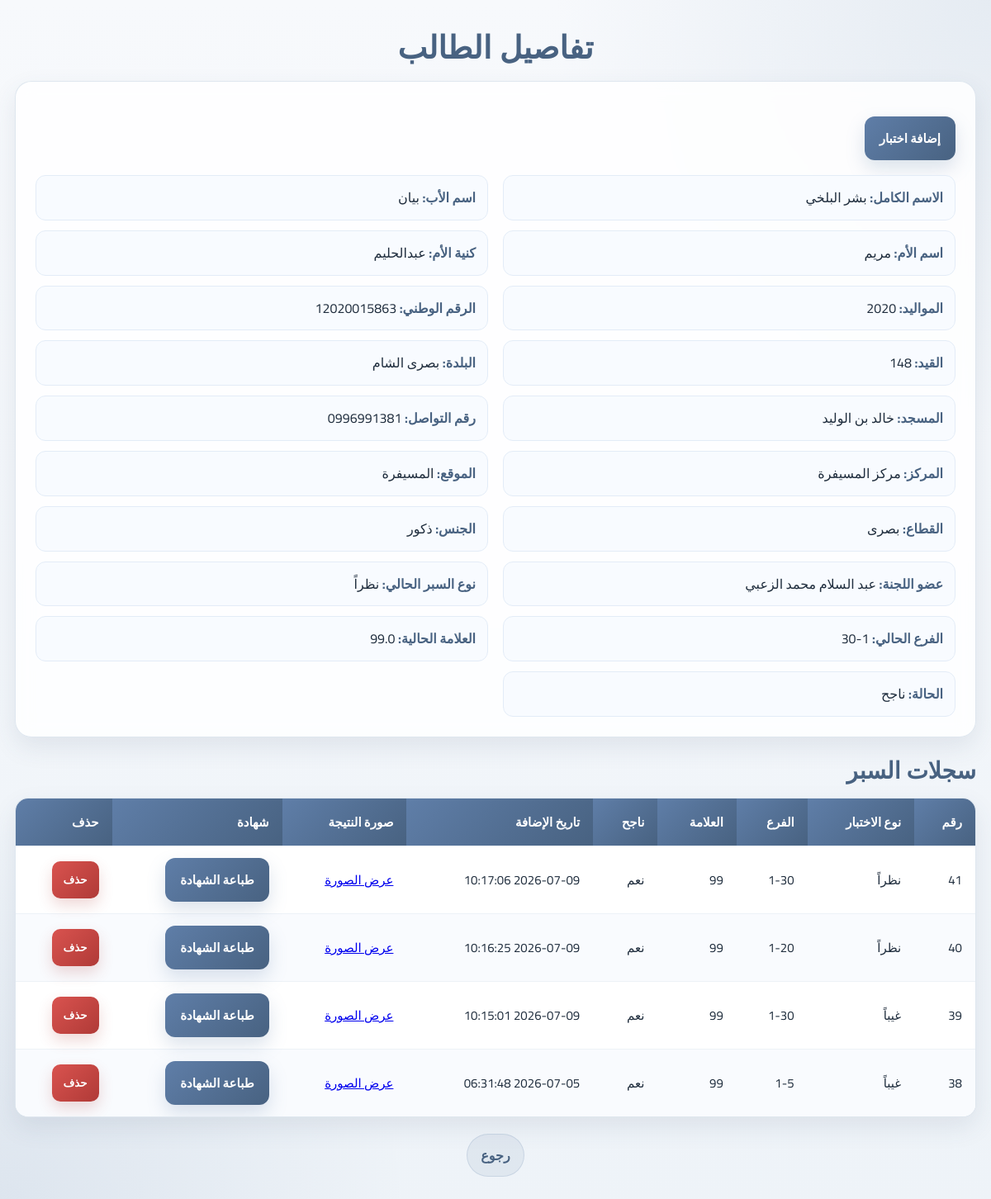
Screenshot of /member/students/12 (signed in) with the database file from the repository.
### tables this page shows
CREATE TABLE students (
                id INTEGER PRIMARY KEY AUTOINCREMENT,
                full_name TEXT,
                father_name TEXT,
                mother_name TEXT,
                mother_kunya TEXT,
                birth_date TEXT,
                national_id TEXT,
                family_book TEXT,
                town TEXT,
                secondary_type TEXT,
                phone_number TEXT,
                exam_type TEXT,
                center_id INTEGER,
                committee_member_id INTEGER
            , level TEXT, mark REAL, status TEXT DEFAULT 'pending', mosque_name TEXT);

CREATE TABLE centers (
    id INTEGER PRIMARY KEY AUTOINCREMENT,
    center_name TEXT NOT NULL,
    location TEXT NOT NULL,
    mosque_name TEXT,
    sector TEXT,
    gender_type TEXT NOT NULL
);

CREATE TABLE committee_members (
    id INTEGER PRIMARY KEY AUTOINCREMENT,
    user_id INTEGER NOT NULL,
    full_name TEXT NOT NULL,
    mother_name TEXT,
    mother_kunya TEXT,
    birth_date TEXT,
    national_id TEXT,
    family_book TEXT,
    town TEXT,
    education TEXT,
    sharia_education TEXT,
    quran_ijazat TEXT,
    center_id INTEGER NOT NULL,
    FOREIGN KEY (user_id) REFERENCES users (id),
    FOREIGN KEY (center_id) REFERENCES centers (id)
);

CREATE TABLE exam_records (
    id INTEGER PRIMARY KEY AUTOINCREMENT,
    student_id INTEGER NOT NULL,
    exam_type TEXT NOT NULL,
    level TEXT,
    mark INTEGER NOT NULL,
    passed INTEGER NOT NULL DEFAULT 0,
    created_at TEXT DEFAULT CURRENT_TIMESTAMP, exam_datetime TEXT, location TEXT, result_image TEXT, memorized_parts TEXT,
    FOREIGN KEY (student_id) REFERENCES "students_old" (id)
);

### app.py (the view, shortened to what this page needs)
@app.route("/member/students/<int:student_id>")
@admin_or_committee_required
def member_student_detail(student_id):
    conn = get_db_connection()
    if session.get("role") == "admin":
        student = conn.execute("""
            SELECT
                s.id,
                s.full_name,
                s.father_name,
                s.mother_name,
                s.mother_kunya,
                s.birth_date,
                s.national_id,
                s.family_book,
                s.town,
                s.phone_number,
                s.exam_type,
                s.level,
                s.mark,
                s.status,
                s.center_id,
                s.committee_member_id,
                s.mosque_name AS student_mosque_name,
                c.center_name,
                c.location,
                c.sector,
                c.gender_type,
                cm.full_name AS committee_name
            FROM students s
            JOIN centers c ON s.center_id = c.id
            JOIN committee_members cm ON s.committee_member_id = cm.id
            WHERE s.id = ?
        """, (student_id,)).fetchone()
        back_url = url_for("students")
    if not student:
        conn.close()
        abort(404)
    exams = conn.execute("""
        SELECT *
        FROM exam_records
        WHERE student_id = ?
        ORDER BY created_at DESC
    """, (student_id,)).fetchall()
    conn.close()
    return render_template(
        "student_detail.html",
        student=student,
        exams=exams,
        back_url=back_url
    )

### app.py (called while the page is built)
def get_db_connection():
    conn = sqlite3.connect(DB_NAME)
    conn.row_factory = sqlite3.Row
    return conn

def admin_or_committee_required(f):
    @wraps(f)
    def wrapper(*args, **kwargs):
        if "user_id" not in session:
            return redirect(url_for("login"))
        if session.get("role") not in ["admin", "committee_member"]:
            abort(403)
        return f(*args, **kwargs)
    return wrapper

### templates/student_detail.html (shortened to what this page needs)
<!DOCTYPE html>
<html lang="ar">
<head>
</head>
<body>
  <div class="container">
    <h1>تفاصيل الطالب</h1>
    <div class="panel">
      <div class="btn-row">
        <a class="btn" href="{{ url_for('add_student_exam', student_id=student['id']) }}">إضافة اختبار</a>
      </div>
      <div class="info-grid" style="margin-top:18px;">
        <div class="info-item"><strong>الاسم الكامل:</strong> {{ student['full_name'] }}</div>
        <div class="info-item"><strong>اسم الأب:</strong> {{ student['father_name'] }}</div>
        <div class="info-item"><strong>اسم الأم:</strong> {{ student['mother_name'] }}</div>
        <div class="info-item"><strong>كنية الأم:</strong> {{ student['mother_kunya'] }}</div>
        <div class="info-item"><strong>المواليد:</strong> {{ student['birth_date'] }}</div>
        <div class="info-item"><strong>الرقم الوطني:</strong> {{ student['national_id'] }}</div>
        <div class="info-item"><strong>القيد:</strong> {{ student['family_book'] }}</div>
        <div class="info-item"><strong>البلدة:</strong> {{ student['town'] }}</div>
        <div class="info-item"><strong>المسجد:</strong> {{ student['student_mosque_name'] if student['student_mosque_name'] else '-' }}</div>
        <div class="info-item"><strong>رقم التواصل:</strong> {{ student['phone_number'] }}</div>
        <div class="info-item"><strong>المركز:</strong> {{ student['center_name'] }}</div>
        <div class="info-item"><strong>الموقع:</strong> {{ student['location'] }}</div>
        <div class="info-item"><strong>القطاع:</strong> {{ student['sector'] }}</div>
        <div class="info-item"><strong>الجنس:</strong> {{ student['gender_type'] }}</div>
        <div class="info-item"><strong>عضو اللجنة:</strong> {{ student['committee_name'] }}</div>
        <div class="info-item"><strong>نوع السبر الحالي:</strong> {{ student['exam_type'] if student['exam_type'] else '-' }}</div>
        <div class="info-item"><strong>الفرع الحالي:</strong> {{ student['level'] if student['level'] else '-' }}</div>
        <div class="info-item"><strong>العلامة الحالية:</strong> {{ student['mark'] if student['mark'] is not none else '-' }}</div>
        <div class="info-item"><strong>الحالة:</strong> {{ student['status'] if student['status'] else '-' }}</div>
      </div>
    </div>
    <h2>سجلات السبر</h2>
    <div class="table-wrap">
      <table>
        <thead>
          <tr>
            <th>رقم</th>
            <th>نوع الاختبار</th>
            <th>الفرع</th>
            <th>العلامة</th>
            <th>ناجح</th>
            <th>تاريخ الإضافة</th>
            <th>صورة النتيجة</th>
            <th>شهادة</th>
            <th>حذف</th>
          </tr>
        </thead>
        <tbody>
          {% for exam in exams %}
          <tr>
            <td>{{ exam['id'] }}</td>
            <td>{{ exam['exam_type'] }}</td>
            <td>{{ exam['level'] }}</td>
            <td>{{ exam['mark'] }}</td>
            <td>{% if exam['passed'] == 1 %}نعم{% else %}لا{% endif %}</td>
            <td>{{ exam['created_at'] }}</td>
            <td>
              {% if exam['result_image'] %}
                <a href="{{ url_for('static', filename=exam['result_image']) }}" target="_blank">عرض الصورة</a>
              {% else %}
                -
              {% endif %}
            </td>
            <td>
              {% if exam['passed'] == 1 %}
                <a class="btn" href="{{ url_for('student_certificate', student_id=student['id'], exam_id=exam['id']) }}">طباعة الشهادة</a>
              {% else %}
                -
              {% endif %}
            </td>
            <td>
              <form method="post" action="{{ url_for('delete_student_exam', exam_id=exam['id']) }}" onsubmit="return confirm('هل أنت متأكد من حذف هذا الاختبار؟');">
                <button type="submit" class="delete-btn">حذف</button>
              </form>
            </td>
          </tr>
          {% endfor %}
        </tbody>
      </table>
    </div>
    <div class="back-link">
      <a href="{{ back_url or url_for('students') }}">رجوع</a>
    </div>
  </div>
</body>
</html>

### templates/student_detail.html (style rules this page uses)
:root { --bg: #f4f7fb; --surface: rgba(255, 255, 255, 0.86); --surface-strong: #ffffff; --primary: #5f7ea8; --primary-dark: #486281; --accent: #8aa6c1; --text: #1f2d3d; --muted: #6b7b8c; --border: #dce5ee; --shadow: 0 12px 30px rgba(57, 82, 110, 0.10); --shadow-hover: 0 18px 36px rgba(57, 82, 110, 0.16); --radius: 20px; }
* { box-sizing: border-box; }
body { margin: 0; min-height: 100vh; direction: rtl; font-family: "Cairo", "Amiri", "Arial", sans-serif; color: var(--text); background: radial-gradient(circle at top right, rgba(138, 166, 193, 0.16), transparent 28%), radial-gradient(circle at bottom left, rgba(95, 126, 168, 0.12), transparent 26%), linear-gradient(180deg, #f7f9fc 0%, #eef3f8 100%); }
.container { max-width: 1200px; margin: 0 auto; padding: 36px 18px 40px; }
h1, h2 { font-family: "Amiri", "Cairo", serif; color: var(--primary-dark); margin: 0 0 16px; font-weight: 700; }
h1 { font-size: 38px; text-align: center; }
h2 { font-size: 28px; margin-top: 24px; }
.panel { background: var(--surface); backdrop-filter: blur(10px); border: 1px solid rgba(220, 229, 238, 0.9); border-radius: var(--radius); box-shadow: var(--shadow); padding: 24px; margin-top: 18px; }
.info-grid { display: grid; grid-template-columns: repeat(2, minmax(0, 1fr)); gap: 12px 18px; }
.info-item { background: #f8fbff; border: 1px solid #e3ecf7; border-radius: 12px; padding: 12px 14px; color: var(--text); font-size: 16px; line-height: 1.8; }
.info-item strong { color: var(--primary-dark); }
.btn { display: inline-flex; align-items: center; justify-content: center; text-decoration: none; border: none; cursor: pointer; padding: 12px 18px; border-radius: 12px; font-weight: 700; font-size: 15px; color: #fff; background: linear-gradient(135deg, var(--primary) 0%, var(--primary-dark) 100%); box-shadow: 0 10px 22px rgba(95, 126, 168, 0.22); transition: transform 0.2s ease, box-shadow 0.2s ease; font-family: "Cairo", "Amiri", sans-serif; }
.btn-row { margin: 18px 0 0; display: flex; justify-content: flex-start; gap: 10px; flex-wrap: wrap; }
.table-wrap { overflow-x: auto; border-radius: 16px; border: 1px solid rgba(220, 229, 238, 0.9); box-shadow: var(--shadow); background: var(--surface-strong); margin-top: 14px; }
table { width: 100%; border-collapse: collapse; min-width: 1000px; background: #fff; }
thead th { background: linear-gradient(135deg, var(--primary) 0%, var(--primary-dark) 100%); color: #fff; text-align: right; padding: 14px 16px; font-size: 15px; font-weight: 700; white-space: nowrap; }
tbody td { border-top: 1px solid #edf2f7; padding: 14px 16px; font-size: 15px; color: var(--text); vertical-align: middle; white-space: nowrap; }
tbody tr:nth-child(even) { background: #f9fbfe; }
.delete-btn { background: linear-gradient(135deg, #d9534f 0%, #b03a37 100%); color: #fff; border: none; border-radius: 10px; padding: 10px 14px; cursor: pointer; font-weight: 700; font-family: "Cairo", "Amiri", sans-serif; box-shadow: 0 8px 18px rgba(176, 58, 55, 0.20); }
.back-link { margin-top: 20px; text-align: center; }
.back-link a { color: var(--primary-dark); text-decoration: none; font-weight: 700; padding: 10px 16px; border-radius: 999px; background: rgba(95, 126, 168, 0.10); border: 1px solid rgba(95, 126, 168, 0.18); display: inline-block; transition: background 0.2s ease, transform 0.2s ease; }

### rows the page displays
students: full_name "بشر البلخي", father_name "بيان", mother_name "مريم", mother_kunya "عبدالحليم", birth_date "2020", national_id "12020015863", family_book "148", town "بصرى الشام", mosque_name "خالد بن الوليد", phone_number "0996991381", exam_type "نظراً", level "1-30", mark "99.0", status "ناجح"
centers: center_name "مركز المسيفرة", location "المسيفرة", sector "بصرى", gender_type "ذكور"
committee_members: committee_name "عبد السلام محمد الزعبي"
exam_records: id "41", exam_type "نظراً", level "1-30", mark "99", passed "نعم", created_at "2026-07-09 10:17:06"
exam_records: id "40", exam_type "نظراً", level "1-20", mark "99", passed "نعم", created_at "2026-07-09 10:16:25"
exam_records: id "39", exam_type "غيباً", level "1-30", mark "99", passed "نعم", created_at "2026-07-09 10:15:01"
exam_records: id "38", exam_type "غيباً", level "1-5", mark "99", passed "نعم", created_at "2026-07-05 06:31:48"
